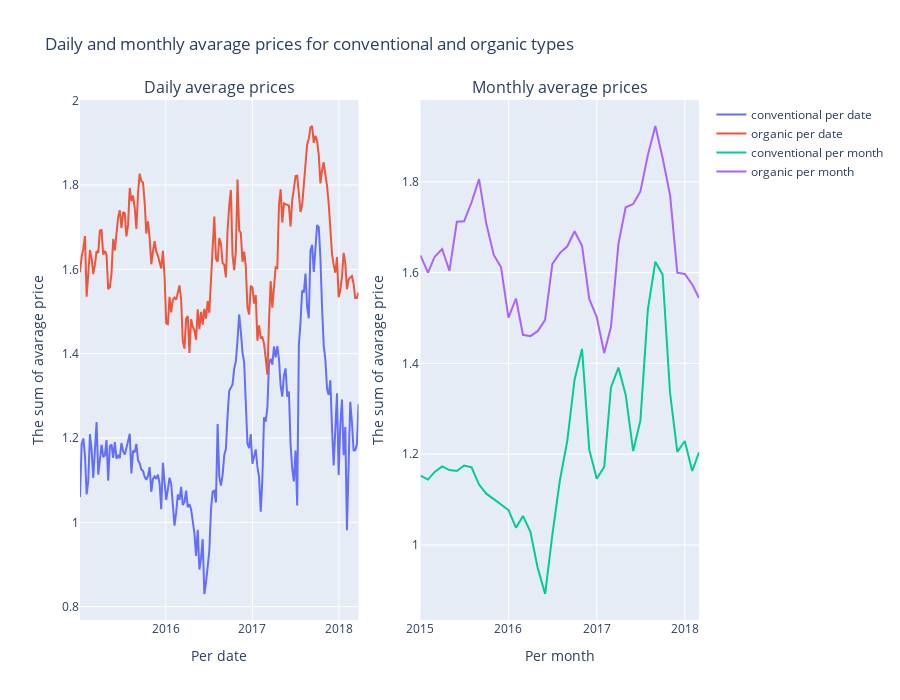

Notebook cell for this chart:
### Code cell
# Initialize figure with subplots
fig = make_subplots(
    rows=1, cols=2, subplot_titles=("Daily average prices", 
                                    "Monthly average prices"))

datasets = []
for i in ['date','month']:
    for j in ['conventional', 'organic']:
        datasets.append(round(df_filtered.query('type == @j').groupby(i)['averageprice'].mean().reset_index(),3))
r, c = 1,1
legend_ = ['conventional', 'organic']
for i, d in enumerate(datasets):
    # Add traces
    fig.add_trace(go.Scatter(x=d.iloc[:,0], y=d['averageprice'], name=legend_[i%2]+' per ' + d.iloc[:,0].name), row=r, col=c)
    fig.update_xaxes(title_text='Per ' + d.iloc[:,0].name,row=r, col=c)
    fig.update_yaxes(title_text="The sum of avarage price", row=r, col=c)
    if i == 1:
        c += 1
    
# Update title and height
fig.update_layout(showlegend=True, title_text="Daily and monthly avarage prices for conventional and organic types", height=700)

fig.show()

### Figure 1 — Plotly figure (JSON) as saved in the notebook; plotly's stock layout.template omitted (floating-point values rounded to 4 significant figures; data arrays with more than 128 entries replaced by an {"elided": "..."} marker saying what was removed)
{"data": [{"name": "conventional per date", "type": "scatter", "x": {"elided": "169 str values"}, "xaxis": "x", "y": {"elided": "169 float values"}, "yaxis": "y"}, {"name": "organic per date", "type": "scatter", "x": {"elided": "169 str values"}, "xaxis": "x", "y": {"elided": "169 float values"}, "yaxis": "y"}, {"name": "conventional per month", "type": "scatter", "x": ["2015-01-01T00:00:00", "2015-02-01T00:00:00", "2015-03-01T00:00:00", "2015-04-01T00:00:00", "2015-05-01T00:00:00", "2015-06-01T00:00:00", "2015-07-01T00:00:00", "2015-08-01T00:00:00", "2015-09-01T00:00:00", "2015-10-01T00:00:00", "2015-11-01T00:00:00", "2015-12-01T00:00:00", "2016-01-01T00:00:00", "2016-02-01T00:00:00", "2016-03-01T00:00:00", "2016-04-01T00:00:00", "2016-05-01T00:00:00", "2016-06-01T00:00:00", "2016-07-01T00:00:00", "2016-08-01T00:00:00", "2016-09-01T00:00:00", "2016-10-01T00:00:00", "2016-11-01T00:00:00", "2016-12-01T00:00:00", "2017-01-01T00:00:00", "2017-02-01T00:00:00", "2017-03-01T00:00:00", "2017-04-01T00:00:00", "2017-05-01T00:00:00", "2017-06-01T00:00:00", "2017-07-01T00:00:00", "2017-08-01T00:00:00", "2017-09-01T00:00:00", "2017-10-01T00:00:00", "2017-11-01T00:00:00", "2017-12-01T00:00:00", "2018-01-01T00:00:00", "2018-02-01T00:00:00", "2018-03-01T00:00:00"], "xaxis": "x2", "y": [1.153, 1.144, 1.161, 1.173, 1.165, 1.163, 1.175, 1.171, 1.133, 1.113, 1.101, 1.09, 1.077, 1.038, 1.064, 1.029, 0.95, 0.892, 1.023, 1.142, 1.23, 1.364, 1.432, 1.21, 1.146, 1.172, 1.347, 1.391, 1.331, 1.207, 1.274, 1.519, 1.624, 1.596, 1.335, 1.205, 1.229, 1.163, 1.204], "yaxis": "y2"}, {"name": "organic per month", "type": "scatter", "x": ["2015-01-01T00:00:00", "2015-02-01T00:00:00", "2015-03-01T00:00:00", "2015-04-01T00:00:00", "2015-05-01T00:00:00", "2015-06-01T00:00:00", "2015-07-01T00:00:00", "2015-08-01T00:00:00", "2015-09-01T00:00:00", "2015-10-01T00:00:00", "2015-11-01T00:00:00", "2015-12-01T00:00:00", "2016-01-01T00:00:00", "2016-02-01T00:00:00", "2016-03-01T00:00:00", "2016-04-01T00:00:00", "2016-05-01T00:00:00", "2016-06-01T00:00:00", "2016-07-01T00:00:00", "2016-08-01T00:00:00", "2016-09-01T00:00:00", "2016-10-01T00:00:00", "2016-11-01T00:00:00", "2016-12-01T00:00:00", "2017-01-01T00:00:00", "2017-02-01T00:00:00", "2017-03-01T00:00:00", "2017-04-01T00:00:00", "2017-05-01T00:00:00", "2017-06-01T00:00:00", "2017-07-01T00:00:00", "2017-08-01T00:00:00", "2017-09-01T00:00:00", "2017-10-01T00:00:00", "2017-11-01T00:00:00", "2017-12-01T00:00:00", "2018-01-01T00:00:00", "2018-02-01T00:00:00", "2018-03-01T00:00:00"], "xaxis": "x2", "y": [1.638, 1.6, 1.635, 1.652, 1.604, 1.712, 1.713, 1.755, 1.806, 1.708, 1.639, 1.612, 1.501, 1.543, 1.463, 1.46, 1.471, 1.496, 1.619, 1.643, 1.658, 1.691, 1.659, 1.542, 1.502, 1.423, 1.48, 1.664, 1.744, 1.751, 1.779, 1.859, 1.923, 1.853, 1.771, 1.6, 1.597, 1.574, 1.544], "yaxis": "y2"}], "layout": {"annotations": [{"font": {"size": 16}, "showarrow": false, "text": "Daily average prices", "x": 0.225, "xanchor": "center", "xref": "paper", "y": 1, "yanchor": "bottom", "yref": "paper"}, {"font": {"size": 16}, "showarrow": false, "text": "Monthly average prices", "x": 0.775, "xanchor": "center", "xref": "paper", "y": 1, "yanchor": "bottom", "yref": "paper"}], "height": 700, "showlegend": true, "title": {"text": "Daily and monthly avarage prices for conventional and organic types"}, "xaxis": {"anchor": "y", "domain": [0, 0.45], "title": {"text": "Per date"}}, "xaxis2": {"anchor": "y2", "domain": [0.55, 1], "title": {"text": "Per month"}}, "yaxis": {"anchor": "x", "domain": [0, 1], "title": {"text": "The sum of avarage price"}}, "yaxis2": {"anchor": "x2", "domain": [0, 1], "title": {"text": "The sum of avarage price"}}}}
